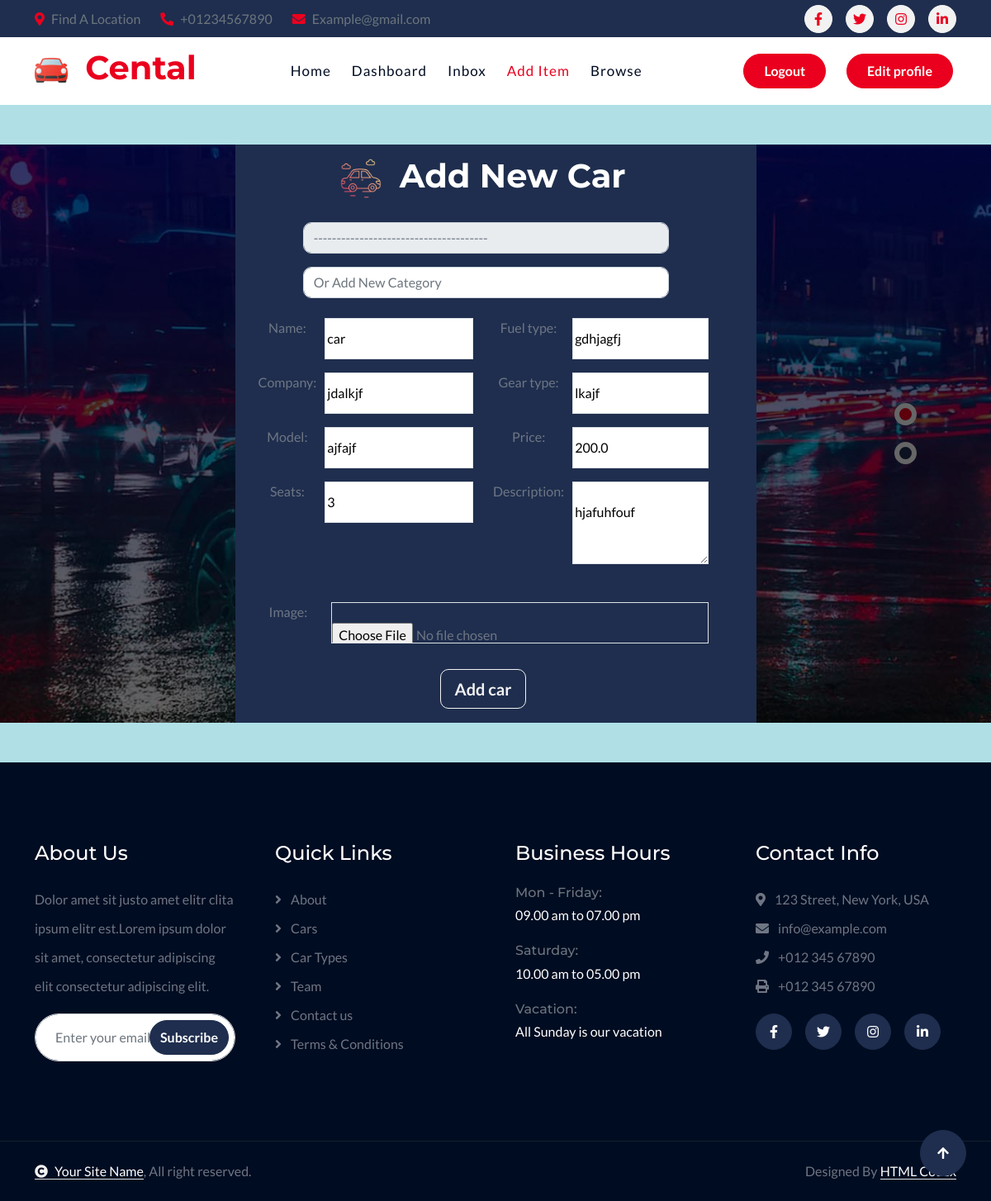
The app's page /items/18/edit/ (signed in) with its own data.
### item/models.py (models this page shows, shortened)
class Item(models.Model):
    category = models.ForeignKey(Category, related_name='items', on_delete=models.CASCADE)
    name = models.CharField(max_length=255)
    company = models.CharField(max_length=255, blank=True, null=True)
    model = models.CharField(max_length=255, blank=True, null=True)
    seats = models.IntegerField(blank=True, null=True)
    fuel_type = models.CharField(max_length=255, blank=True, null=True)
    gear_type = models.CharField(max_length=255, blank=True, null=True)
    description = models.TextField(blank=True, null=True)
    price = models.FloatField()
    image = models.ImageField(upload_to='item_images', blank=True, null=True)
    is_sold = models.BooleanField(default=False)
    created_by = models.ForeignKey(User, related_name='items', on_delete=models.CASCADE)
    created_at = models.DateTimeField(auto_now_add=True)

### item/views.py (the view)
# urls.py: path('<int:pk>/edit/', views.edit, name='edit'),
@login_required
def edit(request,pk):
    item=get_object_or_404(Item,pk=pk,created_by=request.user)
    if request.method == 'POST':
        form = EditItemForm(request.POST, request.FILES,instance=item)
        if form.is_valid():
            form.save()
            return redirect('item:detail', pk=item.id)
    else:
        form = EditItemForm(instance=item)
    return render(request, 'item/form.html', {
        'title': 'Edit Item',
        'form': form
    })

### item/templates/item/form.html (shortened to what this page needs)
{% extends "core/base.html" %}
{% load static %}
{% block item %}active{% endblock item %}
{% block content %}
<br><br>
<div class="header-carousel-fluid">
    <div id="carouselId" class="carousel slide" data-bs-ride="carousel" data-bs-interval="false">
        <ol class="carousel-indicators">
            <li data-bs-target="#carouselId" data-bs-slide-to="0" class="active" aria-current="true" aria-label="First slide"></li>
            <li data-bs-target="#carouselId" data-bs-slide-to="1" aria-label="Second slide"></li>
        </ol>
        <div class="carousel-inner" role="listbox">
            <div class="carousel-item active position-relative" style="position: relative;">
                <div class="carousel-caption d-flex justify-content-center align-items-center" style="z-index: 4;">
                    <div class="container py-4" style="height: auto; max-height:115%;">
                        <div class="row g-5 justify-content-center">
                            <div class="col-lg-7 col-md-9">
                                <div class="bg-secondary text-center fadeInLeft animated"
                                          style="background: rgba(0, 0, 0, 0.75);
                                                padding-left: 20px;
                                                padding-right: 50px;
                                                padding-top: 10px;
                                                padding-bottom: 40px;"
                                        data-animation="fadeInLeft"
                                        data-delay="1s">
                                    <h4 class="display-6" style="color:white; margin-top: 10px; margin-bottom: 20px;">
                                        <img src="{% static 'img/car-icon.png' %}" alt="Car Icon" style="width: 50px; height: auto; margin-right: 10px;">
                                        Add New Car
                                    </h4>
                                    <form action="." method="post" enctype="multipart/form-data" class="d-flex flex-column justify-content-center align-items-center">
                                        <div class="row g-2 justify-content-center">
                                            <div class="col-10">
                                                <table class="table table-borderless" style="width: 100%; margin-bottom: 0;">
                                                    <tbody>
                                                        <tr class="text-center">
                                                            <td class="text-center" style="padding-right: 0;">
                                                            </td>
                                                            <td class="text-center" style="padding-left: 0;">
                                                                <select name="category" id="id_category" class="form-control square-select" style="margin: 0; width: 100%;">
                                                                    <option value="" disabled selected>--------------------------------------</option>
                                                                </select>
                                                            </td>
                                                        </tr>
                                                        <tr class="text-center">
                                                            <td class="text-center" style="padding-right: 0;">
                                                            </td>
                                                            <td class="text-center" style="padding-left: 0;">
                                                                <input type="text" name="new_category" id="id_new_category" class="form-control square-select" style="margin: 0; width: 100%;" placeholder="Or Add New Category">
                                                            </td>
                                                        </tr>
                                                    </tbody>
                                                </table>
                                            </div>
       <div class="col-10 col-lg-6">
                                                            <table class="table table-borderless">
                                                                <tbody>
                                                                    <tr>
                                                                        <td class="text-right" style="padding-right: 5px;">{{ form.name.label_tag }}</td>
                                                                        <td style="padding-left: 5px;">{{ form.name }}</td>
                                                                    </tr>
                                                                    <tr>
                                                                        <td class="text-right" style="padding-right: 5px;">{{ form.company.label_tag }}</td>
                                                                        <td style="padding-left: 5px;">{{ form.company }}</td>
                                                                    </tr>
                                                                    <tr>
                                                                        <td class="text-right" style="padding-right: 5px;">{{ form.model.label_tag }}</td>
                                                                        <td style="padding-left: 5px;">{{ form.model }}</td>
                                                                    </tr>
                                                                    <tr>
                                                                        <td class="text-right" style="padding-right: 5px;">{{ form.seats.label_tag }}</td>
                                                                        <td style="padding-left: 5px;">{{ form.seats }}</td>
                                                                    </tr>
                                                                </tbody>
                                                            </table>
                                                        </div>
                                                        <div class="col-12 col-lg-6">
                                                            <table class="table table-borderless">
                                                                <tbody>
                                                                    <tr>
                                                                        <td class="text-right" style="padding-right: 5px;">{{ form.fuel_type.label_tag }}</td>
                                                                        <td style="padding-left: 5px;">{{ form.fuel_type }}</td>
                                                                    </tr>
                                                                    <tr>
                                                                        <td class="text-right" style="padding-right: 5px;">{{ form.gear_type.label_tag }}</td>
                                                                        <td style="padding-left: 5px;">{{ form.gear_type }}</td>
                                                                    </tr>
                                                                    <tr>
                                                                        <td class="text-right" style="padding-right: 5px;">{{ form.price.label_tag }}</td>
                                                                        <td style="padding-left: 5px;">{{ form.price }}</td>
                                                                    </tr>
                                                                    <tr>
                                                                        <td class="text-right" style="padding-right: 5px;">{{ form.description.label_tag }}</td>
                                                                        <td style="padding-left: 5px;">{{ form.description }}</td>
                                                                    </tr>
                                                                </tbody>
                                                            </table>
                                                        </div>
                                                        <div class="col-12">
                                                            <table class="table table-borderless">
                                                                <tbody>
                                                                    <tr>
                                                                        <td class="text-center">
                                                                            {{ form.image.label_tag }}
                                                                        </td>
                                                                        <td class="text-center">
                                                                            {{ form.image }}
                                                                        </td>
                                                                    </tr>
                                                                </tbody>
                                                            </table>
                                                        </div>
                                                        <div class="col-12 text-center" style="margin-top: 5px; margin-bottom: 5px;">
                                                            <button type="submit" class="btn btn-outline-light btn-lg">Add car</button>
                                                        </div>
                                                    </div>
                                                </form>
                                            </div>
                                        </div>
                                    </div>
                                </div>
                            </div>
                        </div>
                    </div>
                </div>
            </div>
            <br> <br>
            {% endblock content %}

### static/css/style.css (style rules this page uses)
.btn { font-weight: 600; transition: .5s; }
.carousel .carousel-item img { object-fit: cover; }
.carousel .carousel-item, .carousel .carousel-item img { height: 700px; }
.carousel-item .carousel-caption { position: absolute; width: 100%; height: 100%; left: 0; bottom: 0; background: rgba(0, 0, 0, .6); display: flex; align-items: center; }
.carousel .carousel-indicators { left: 75%; top: 50%; margin-right: 25%; transform: translateY(-50%); flex-direction: column; }
.carousel-indicators [data-bs-target] { display: flex; width: 15px; height: 15px; border: 6px solid var(--bs-white); border-radius: 15px; padding: 0; margin-top:10px; margin-bottom:10px; background-color: var(--bs-secondary); opacity: 1; transition: 0.5s; }
.carousel-indicators [data-bs-target].active { background-color: var(--bs-primary); }

### records on screen
Item: name "car", company "jdalkjf", model "ajfajf", seats "3", fuel_type "gdhjagfj", gear_type "lkajf", price "200.0", description "hjafuhfouf"
